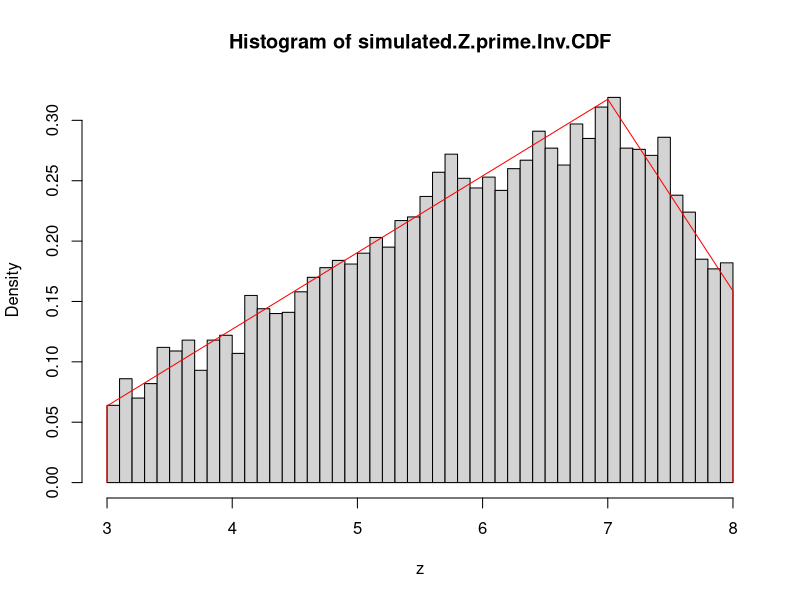
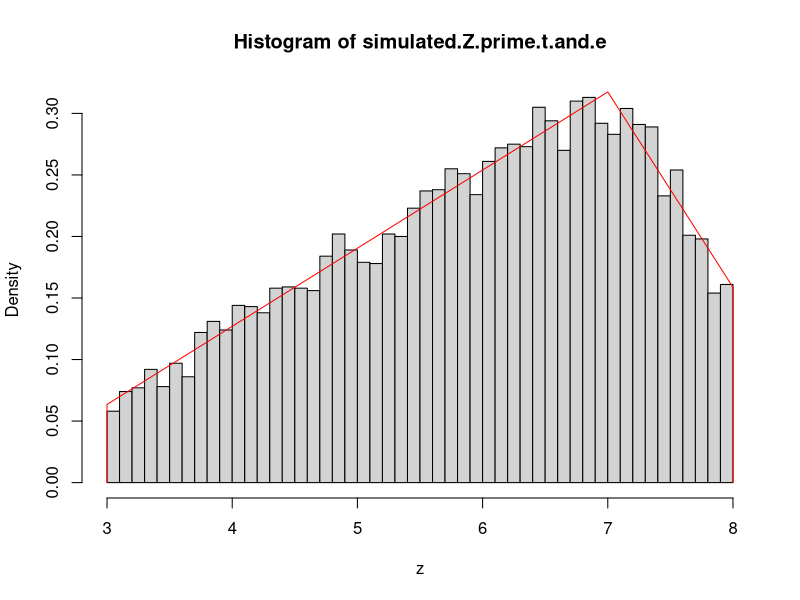

Source code (R) for these figures, in order:
## ---- chunk 1
## Returns a function that returns a list with each of its elements defined as functions or vectors of one
## element that describe aspects of a truncated triangular distribution
## (pdf, cdf, inverse cdf, mean, median, mode, upper bound, lower bound, variance).
generate.truncated.triangular <- function(a, b, orig.tri.dist) {
  
  ## Original parameters of the triangular distribution
  M <- orig.tri.dist$tri.mode
  L <- orig.tri.dist$tri.lower
  U <- orig.tri.dist$tri.upper
  
  ## Throw an error if the new bounds do not fall witin the old bounds of the triangular pdf.
  if (a < L | b > U) {
    stop("The new bounds of the pdf do not fall within the original range")
  }
  
  ## Create a function that returns the pdf of the truncated triangular, given some x.
  pdf <- function(x) {
    if (a < x & x <= b) {
      pdf.g <- orig.tri.dist$pdf
      cumul.F <- orig.tri.dist$cdf
      result <- pdf.g(x) / (cumul.F(b) - cumul.F(a))
      return(result)
    } else {
      result <- 0
      return(result)
    }
  }
  
  ## Create a function that returns the cdf of the truncated triangular, given some x.
  cdf <- function(x) {
    cumul.F <- orig.tri.dist$cdf
    if (x <= a) {
      result <- 0
    } else if (a < x & x <= b) {
      result <- (cumul.F(x) - cumul.F(a)) / (cumul.F(b) - cumul.F(a))
    } else if (b < x) {
      result <- 1
    }
    return(result)
  }
  
  ## Create a function that returns the inverse cdf of the truncated triangular, given some probability p.
  inverse.cdf <- function(p) {
    result <-
      orig.tri.dist$inverse.cdf(p * (orig.tri.dist$cdf(b) - orig.tri.dist$cdf(a)) + orig.tri.dist$cdf(a))
    return(result)
  }
  
  ## Create a vector of length 1 that describes the mean of the distribution
  trun.tri.mean <- if (a <= b & b < M) {
    result.numerator <-
      (2 * (-3 * L * ((b ^ 2) / 2 - (a ^ 2) / 2) + b ^ 3 - a ^ 3)) / (3 * (U - L) * (M - L))
    result.denominator <-
      orig.tri.dist$cdf(b) - orig.tri.dist$cdf(a)
    result.numerator / result.denominator
  } else if (a < M & b >= M) {
    result.numerator <-
      (
        -M ^ 3 * U - 2 * a ^ 3 * U + 3 * L * a ^ 2 * U + 3 * M * b ^ 2 * U - 3 * L * b ^ 2 * U + L * M ^ 3 + 2 * M * a ^ 3 - 3 * L * M * a ^ 2 - 2 * M * b ^ 3 + 2 * L * b ^ 3
      ) / (3 * (U - L) * (M - L) * (U - M))
    result.denominator <-
      orig.tri.dist$cdf(b) - orig.tri.dist$cdf(a)
    result.numerator / result.denominator
  } else if (M <= a & a <= b) {
    result.numerator <-
      (3 * b ^ 2 * U - 3 * a ^ 2 * U - 2 * b ^ 3 + 2 * a ^ 3) / (3 * (U - L) * (U - M))
    result.denominator <-
      orig.tri.dist$cdf(b) - orig.tri.dist$cdf(a)
    result.numerator / result.denominator
  }
  
  ## Create a vector of length 1 that describes the median of the distribution
  
  trun.tri.median <- inverse.cdf(0.5)
  
  ## Create a vector of length 1 that describes the mode of the distribution
  trun.tri.mode <- if (a <= b & b <= M) {
    b
  } else if (a <= b & b >= M) {
    M
  } else if (a >= M & b >= a) {
    a
  }
  
  ## Create a vector of length 1 that describes the upper bound of the distribution's domain
  trun.tri.upper <- b
  
  ## Create a vector of length 1 that describes the lower bound of the distribution's domain
  trun.tri.lower <- a
  
  ## Create a vector of length 1 that describes the variance of the distribution
  trun.tri.var <- if (a <= b & b < M) {
    result.numerator <-
      (-4 * L * ((b ^ 3) / 3 - (a ^ 3) / 3) + b ^ 4 - a ^ 4) / (2 * (U - L) * (M - L))
    result.denominator <-
      orig.tri.dist$cdf(b) - orig.tri.dist$cdf(a)
    (result.numerator / result.denominator) - trun.tri.mean ^ 2
  } else if (a < M & b >= M) {
    result.numerator <-
      (
        -M ^ 4 * U - 3 * a ^ 4 * U + 4 * L * a ^ 3 * U + 4 * M * b ^ 3 * U - 4 * L * b ^ 3 * U + L * M ^ 4 + 3 * M * a ^ 4 - 4 * L * M * a ^ 3 - 3 * M * b ^ 4 + 3 * L * b ^ 4
      ) / (6 * (U - L) * (M - L) * (U - M))
    result.denominator <-
      orig.tri.dist$cdf(b) - orig.tri.dist$cdf(a)
    (result.numerator / result.denominator) - trun.tri.mean ^ 2
  } else if (M <= a & a <= b) {
    result.numerator <-
      (4 * (b ^ 3) * U - 4 * (a ^ 3) * U - 2 * b ^ 4 + 3 * a ^ 4) / (6 * (U - L) * (U - M))
    result.denominator <-
      orig.tri.dist$cdf(b) - orig.tri.dist$cdf(a)
    (result.numerator / result.denominator) - trun.tri.mean ^ 2
  }
  
  ## Build the list and return it. This list contains all major properties of the truncated triangular distribution
  return(
    list(
      pdf = pdf,
      cdf = cdf,
      inverse.cdf = inverse.cdf,
      trun.tri.mean = trun.tri.mean,
      trun.tri.median = trun.tri.median,
      trun.tri.mode = trun.tri.mode,
      trun.tri.upper = trun.tri.upper,
      trun.tri.lower = trun.tri.lower,
      trun.tri.var = trun.tri.var
    )
  )
}
## ---- chunk 2
## Returns a function that returns a list with each of its elements defined as functions or vectors of one
## element that describe aspects of a triangular distribution
## (pdf, cdf, inverse cdf, mean, median, mode, upper bound, lower bound, variance)
generate.triangular <- function(L, U, M) {
  
  ## Create a function that returns the pdf of the triangular, given some x.
  pdf <- function(x) {
    if (x < L) {
      result <- 0
    } else if (x < M) {
      result <- 2 * (x - L) / ((U - L) * (M - L))
    } else if (x == M) {
      result <- 2 / (U - L)
    } else if (x <= U) {
      result <- 2 * (U - x) / ((U - L) * (U - M))
    } else if (U < x) {
      result <- 0
    }
    return(result)
  }
  
  ## Create a function that returns the cdf of the triangular, given some x.
  cdf <- function(x) {
    if (x <= L) {
      result <- 0
    } else if (x <= M) {
      result <- ((x - L) ^ 2) / ((U - L) * (M - L))
    } else if (x < U) {
      result <- 1 - ((U - x) ^ 2) / ((U - L) * (U - M))
    } else if (U <= x) {
      result <- 1
    }
    return(result)
  }
  
  ## Create a function that returns the inverse cdf of the triangular, given some probability p.
  inverse.cdf <- function(p) {
    if (p < (M - L) / (U - L)) {
      result <- L + sqrt(max(0, (M - L) * (U - L) * p))
    } else if (p >= (M - L) / (U - L)) {
      result <- U - sqrt(max(0, (U - L) * (U - M) * (1 - p)))
    }
    return(result)
  }
  
  ## Create a vector of length 1 that describes the mean of the distribution
  tri.mean <- (L + U + M) / 3
  
  ## Create a vector of length 1 that describes the median of the distribution
  tri.median <- inverse.cdf(0.5)
  
  ## Create a vector of length 1 that describes the mode of the distribution
  tri.mode <- M
  
  ## Create a vector of length 1 that describes the upper bound of the distribution's domain
  tri.upper <- U
  
  ## Create a vector of length 1 that describes the lower bound of the distribution's domain
  tri.lower <- L
  
  ## Create a vector of length 1 that describes the variance of the distribution
  tri.var <-
    ((L ^ 2) + (U ^ 2) + (M ^ 2) - L * U - L * M - U * M) / 18
  
  ## Build the list and return it. This list contains all major properties of the triangular distribution
  return(
    list(
      pdf = pdf,
      cdf = cdf,
      inverse.cdf = inverse.cdf,
      tri.mean = tri.mean,
      tri.median = tri.median,
      tri.mode = tri.mode,
      tri.upper = tri.upper,
      tri.lower = tri.lower,
      tri.var = tri.var
    )
  )
}
## ---- chunk 3
## Set a seed so results are replicable
set.seed(10)

## Create a list that contains the major properties of a triangular
## distribution with L = 2, U = 9, and M = 7
my.tri.dist <- generate.triangular(L = 2, U = 9, M = 7)

## Create a list that contains the major properties of a truncated
## triangular distribution between a = 3 and b = 8, based on the
## previous triangular
my.trun.tri.dist <-
  generate.truncated.triangular(a = 3,
                                b = 8,
                                orig.tri.dist = my.tri.dist)
## ---- chunk 4
## 1. Generate a sequence of uniform random numbers on the interval [0, 1].
## 10000 should be enough.
U <- runif(n = 10000)

## 2. Transform all elements of the U sequence with the inverse CDF
## of the truncated distribution
simulated.Z.prime.Inv.CDF <- sapply(U, my.trun.tri.dist$inverse.cdf)
## ---- chunk 5
## Plot and describe the first simulation with many bins
hist(simulated.Z.prime.Inv.CDF,
     xlab = "z",
     breaks = (my.trun.tri.dist$trun.tri.upper - my.trun.tri.dist$trun.tri.lower) * 10,
     freq = FALSE)

plot.function(
  function(z) {sapply(z, my.trun.tri.dist$pdf)},
  from = 2.99999,
  to = 8.0001,
  n = 100000,
  col = "red",
  add = TRUE
)
## ---- chunk 6
## Simulate 10000 instances of a random variable with f(x) = truncated triangular by trial and error.
simulated.Z.prime.t.and.e <- rep(0, 10000)
success.count <- 0
## Stop once we've achieved 10000 succesful numbers
while (success.count < 10000) {
  ## Step 2
  u.1 <-
    runif(
      n = 1,
      min = my.trun.tri.dist$trun.tri.lower,
      max = my.trun.tri.dist$trun.tri.upper
    )
  ## Step 3
  u.2 <-
    runif(
      n = 1,
      min = 0,
      max = my.trun.tri.dist$pdf(my.trun.tri.dist$trun.tri.mode)
    )
  ## Step 4
  if (u.2 <= my.trun.tri.dist$pdf(u.1)) {
    # Step 5
    success.count <- success.count + 1
    simulated.Z.prime.t.and.e[success.count] <- u.1
  }
}
## ---- chunk 7
## Plot and describe the first simulation with many bins
hist(simulated.Z.prime.t.and.e,
     xlab = "z",
     breaks = (my.trun.tri.dist$trun.tri.upper - my.trun.tri.dist$trun.tri.lower) * 10,
     freq = FALSE)

plot.function(
  function(z) {sapply(z, my.trun.tri.dist$pdf)},
  from = 2.99999,
  to = 8.0001,
  n = 100000,
  col = "red",
  add = TRUE
)
